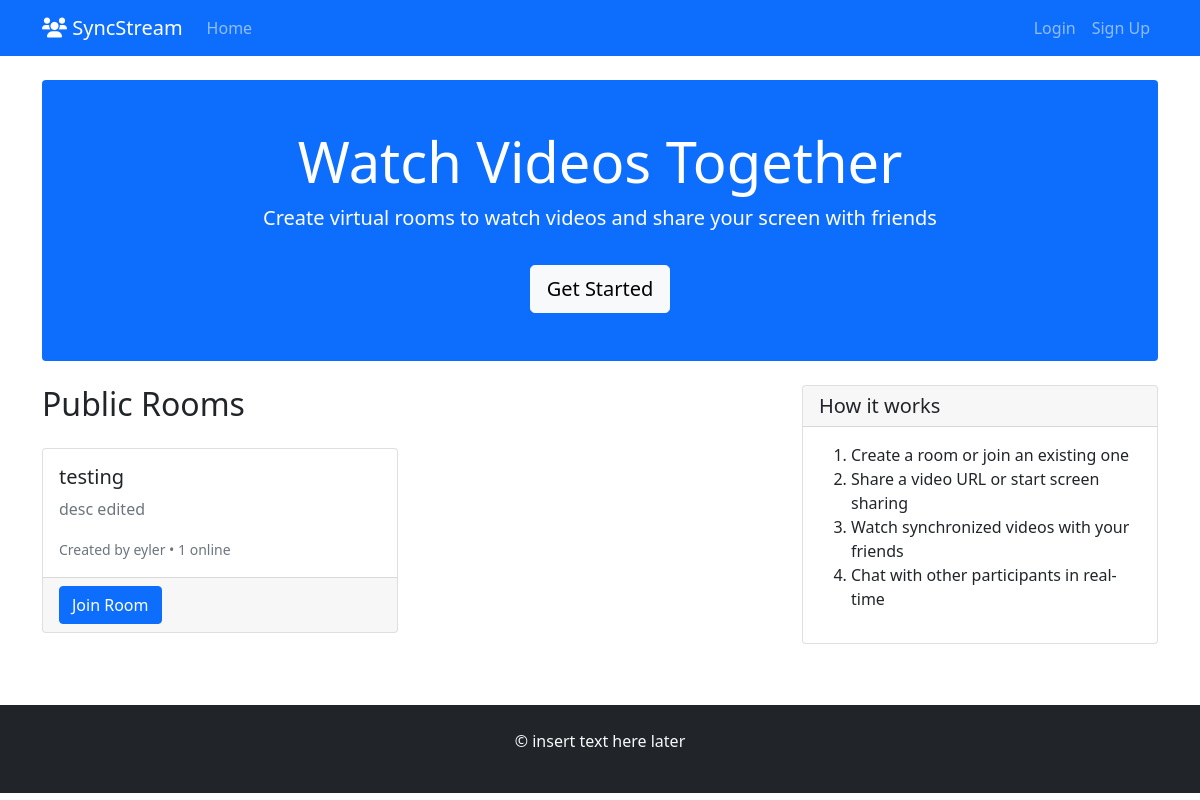
Before: / with the older database file.
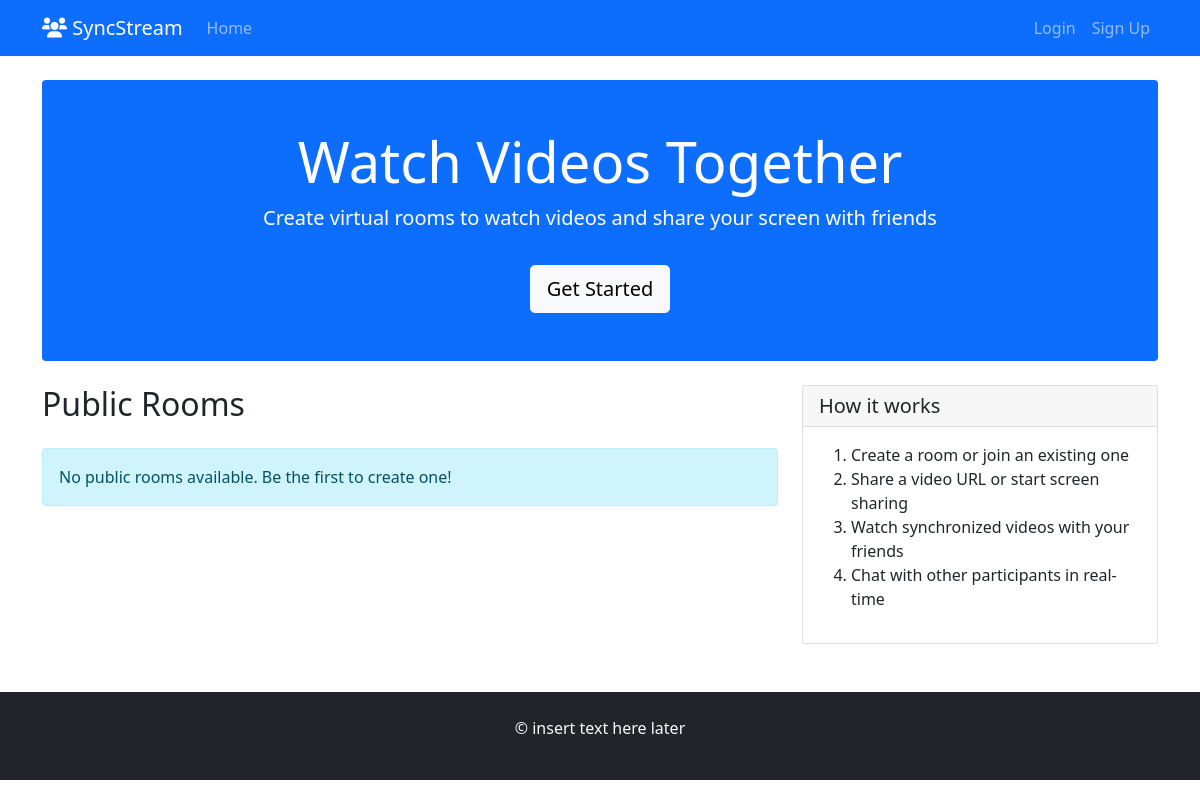
After: the same page with the newer database file.
### rooms/models.py (models this page shows, shortened)
class Room(models.Model):
    id = models.UUIDField(primary_key=True, default=uuid.uuid4, editable=False)
    name = models.CharField(max_length=100)
    description = models.TextField(blank=True)
    creator = models.ForeignKey(settings.AUTH_USER_MODEL, on_delete=models.CASCADE, related_name='created_rooms')
    created_at = models.DateTimeField(auto_now_add=True)
    is_private = models.BooleanField(default=False)
    password = models.CharField(max_length=50, blank=True, null=True)
    max_users = models.PositiveIntegerField(default=10)
    is_active = models.BooleanField(default=True)
    is_locked = models.BooleanField(default=False)
    allow_screen_share = models.BooleanField(default=True)
    allow_chat = models.BooleanField(default=True)
    current_video_url = models.URLField(blank=True, null=True)
    video_state = models.CharField(max_length=20, default='paused')
    video_timestamp = models.FloatField(default=0)
    last_video_update = models.DateTimeField(blank=True, null=True)
    deleted_at = models.DateTimeField(blank=True, null=True)

### users/models.py (models this page shows, shortened)
class CustomUser(AbstractUser):
    profile_picture = models.ImageField(upload_to='profile_pics/', blank=True, null=True)
    bio = models.TextField(max_length=500, blank=True)
    last_activity = models.DateTimeField(default=timezone.now)
    is_online = models.BooleanField(default=False)

### rooms/views.py (the view)
# urls.py: path('', room_views.home, name='home'),
def home(request):
    rooms = Room.objects.filter(is_active=True, is_private=False)
    return render(request, 'rooms/home.html', {'rooms': rooms})

### templates/rooms/home.html (shortened to what this page needs)
{% extends 'base.html' %}
{% block content %}
<div class="hero-section bg-primary text-white py-5 rounded mb-4">
    <div class="container text-center">
        <h1 class="display-4">Watch Videos Together</h1>
        <p class="lead">Create virtual rooms to watch videos and share your screen with friends</p>
        {% if user.is_authenticated %}
            <a href="{% url 'rooms:create_room' %}" class="btn btn-light btn-lg mt-3">Create a Room</a>
        {% else %}
            <a href="{% url 'signup' %}" class="btn btn-light btn-lg mt-3">Get Started</a>
        {% endif %}
    </div>
</div>
<div class="row">
    <div class="col-md-8">
        <h2 class="mb-4">Public Rooms</h2>
        {% if rooms %}
            <div class="row">
                {% for room in rooms %}
                <div class="col-md-6 mb-4">
                    <div class="card h-100">
                        <div class="card-body">
                            <h5 class="card-title">{{ room.name }}</h5>
                            <p class="card-text text-muted">{{ room.description|truncatewords:20 }}</p>
                            <p class="card-text">
                                <small class="text-muted">
                                    Created by {{ room.creator.username }} •
                                    {{ room.participants.count }} online
                                </small>
                            </p>
                        </div>
                        <div class="card-footer">
                            <a href="{% url 'rooms:room_detail' room.id %}" class="btn btn-primary">Join Room</a>
                        </div>
                    </div>
                </div>
                {% endfor %}
            </div>
        {% else %}
            <div class="alert alert-info">
                No public rooms available. Be the first to create one!
            </div>
        {% endif %}
    </div>
    <div class="col-md-4">
        <div class="card">
            <div class="card-header">
                <h5 class="mb-0">How it works</h5>
            </div>
            <div class="card-body">
                <ol>
                    <li>Create a room or join an existing one</li>
                    <li>Share a video URL or start screen sharing</li>
                    <li>Watch synchronized videos with your friends</li>
                    <li>Chat with other participants in real-time</li>
                </ol>
            </div>
        </div>
    </div>
</div>
{% endblock %}

Changed rows visible on the page:
removed Room: name "testing", description "desc edited", creator.username "eyler", participants.count "1"
Other visible differences:
text now shown: "No public rooms available. Be the first to create one!"
